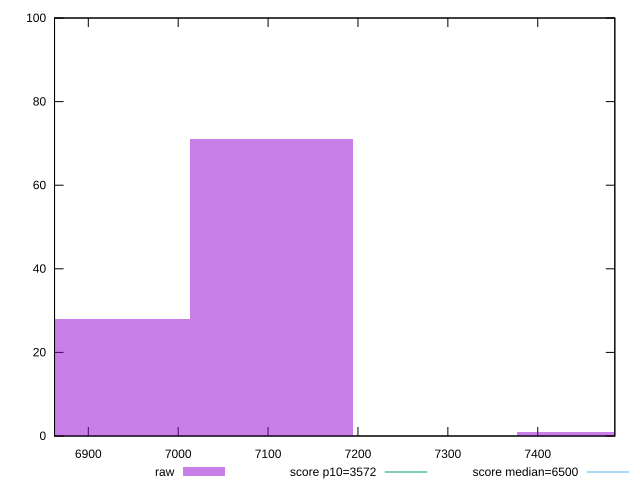

Generate this figure with gnuplot:
reset

$raw <<EOF
7467.992040347775 1
6921.553598371109 28
7103.699745696664 71
EOF

set key outside below
set boxwidth 182.1461473255555
set xrange [6862.431999999999:7485.74]
set yrange [0:100]
set trange [0:100]
set style fill transparent solid 0.5 noborder

set parametric
set terminal svg size 640, 490 enhanced background rgb 'white'
set output "reports/report_00033_2021-03-01T14-23-16.841Z/first-cpu-idle/samples/astro/raw/histogram.svg"

plot $raw title "raw" with boxes, \
     3572,t title "score p10=3572", \
     6500,t title "score median=6500"

reset
